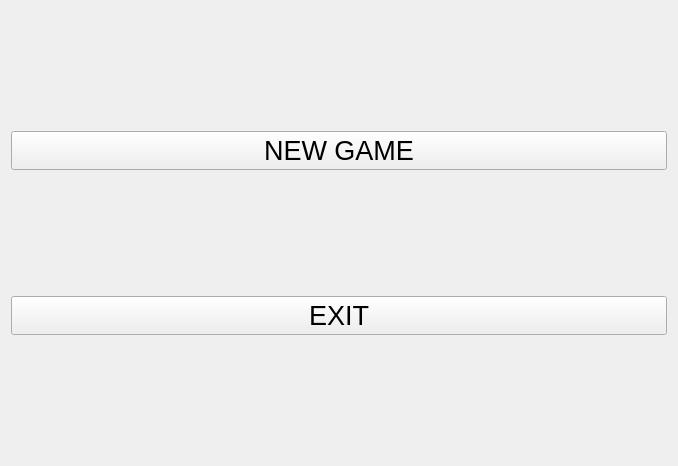
<?xml version="1.0" encoding="UTF-8"?>
<ui version="4.0">
 <class>Menu</class>
 <widget class="QWidget" name="Menu">
  <property name="geometry">
   <rect>
    <x>0</x>
    <y>0</y>
    <width>678</width>
    <height>466</height>
   </rect>
  </property>
  <property name="windowTitle">
   <string>Form</string>
  </property>
  <layout class="QGridLayout" name="gridLayout">
   <item row="0" column="0">
    <layout class="QVBoxLayout" name="verticalLayout_5">
     <item>
      <spacer name="verticalSpacer_2">
       <property name="orientation">
        <enum>Qt::Vertical</enum>
       </property>
       <property name="sizeHint" stdset="0">
        <size>
         <width>20</width>
         <height>40</height>
        </size>
       </property>
      </spacer>
     </item>
     <item>
      <widget class="QPushButton" name="pushButton">
       <property name="font">
        <font>
         <pointsize>20</pointsize>
        </font>
       </property>
       <property name="text">
        <string>NEW GAME</string>
       </property>
      </widget>
     </item>
     <item>
      <spacer name="verticalSpacer_3">
       <property name="orientation">
        <enum>Qt::Vertical</enum>
       </property>
       <property name="sizeHint" stdset="0">
        <size>
         <width>20</width>
         <height>40</height>
        </size>
       </property>
      </spacer>
     </item>
     <item>
      <widget class="QPushButton" name="pushButton_2">
       <property name="font">
        <font>
         <pointsize>20</pointsize>
        </font>
       </property>
       <property name="text">
        <string>EXIT</string>
       </property>
      </widget>
     </item>
     <item>
      <spacer name="verticalSpacer">
       <property name="orientation">
        <enum>Qt::Vertical</enum>
       </property>
       <property name="sizeHint" stdset="0">
        <size>
         <width>20</width>
         <height>40</height>
        </size>
       </property>
      </spacer>
     </item>
    </layout>
   </item>
  </layout>
 </widget>
 <resources/>
 <connections/>
</ui>
